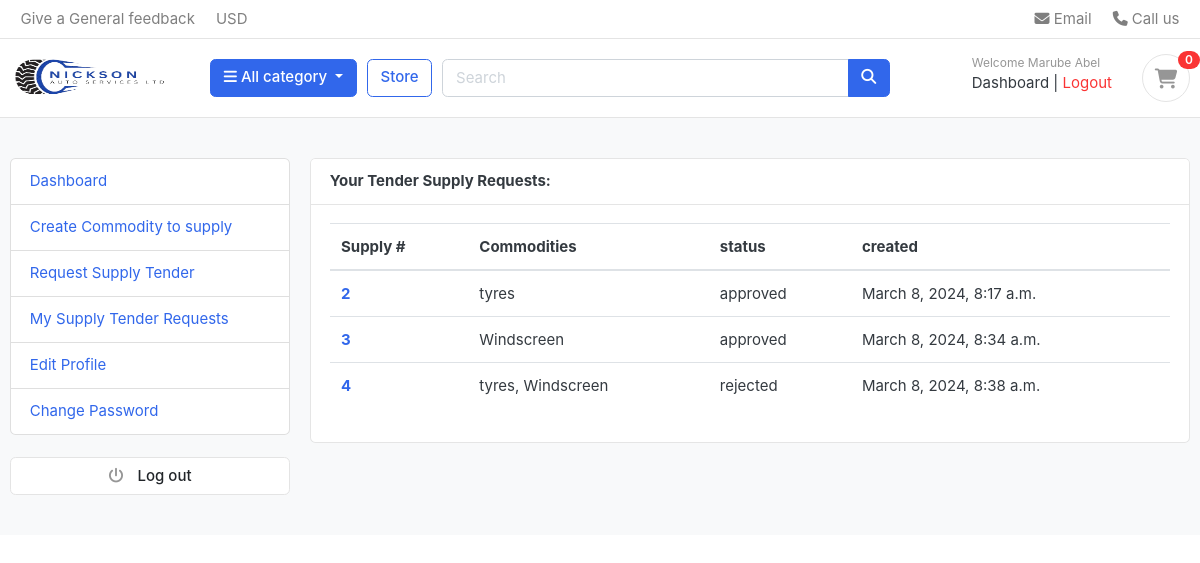
/supplier/supply_requests/ (signed in), run on the app's committed database.
### accounts/models.py (models this page shows, shortened)
class Account(AbstractUser):
    STATUS_CHOICES = [
        ('pending', 'Pending'),
        ('accepted', 'Accepted'),
        ('rejected', 'Rejected'),
    ]
    first_name = models.CharField(max_length=255)
    last_name = models.CharField(max_length=255)
    username = models.CharField(max_length=255, unique=True) # unique=True means that no two users can have the same username
    email = models.EmailField(unique=True) # unique=True means that no two users can have the same email address
    phone_number = models.CharField(max_length=15)
    address = models.CharField(max_length=255, blank=True)
    city = models.CharField(max_length=255, blank=True)
    county = models.CharField(max_length=255, blank=True)
    status = models.CharField(max_length=10, choices=STATUS_CHOICES, default='pending')
    is_vendor = models.BooleanField(default=False)
    USERNAME_FIELD = 'email' # username field
    REQUIRED_FIELDS = ['username', 'first_name', 'last_name'] # required when user is created
    class Meta:
        verbose_name = 'client'
        verbose_name_plural = 'clients'

### supplier/models.py (models this page shows, shortened)
class SupplyRequest(models.Model):
    STATUS_CHOICES = [
        ('pending', 'Pending'),
        ('approved', 'Approved'),
        ('rejected', 'Rejected')
    ]
    supplier = models.ForeignKey(Account, on_delete=models.CASCADE)
    commodities = models.ManyToManyField(Commodity)
    status = models.CharField(max_length=255, choices=STATUS_CHOICES, default='pending')
    created = models.DateTimeField(auto_now_add=True)
    updated = models.DateTimeField(auto_now=True)
    class Meta:
        verbose_name = 'Supply Request'
        verbose_name_plural = 'Supply Requests'

class Commodity(models.Model):
    name = models.CharField(max_length=255)
    available_amount = models.PositiveIntegerField()
    price = models.DecimalField(max_digits=10, decimal_places=2, help_text='Price per each commodity')
    created = models.DateTimeField(auto_now_add=True)
    updated = models.DateTimeField(auto_now=True)
    class Meta:
        verbose_name_plural = 'Commodities'

### supplier/views.py (the view)
# urls.py: path('supply_requests/', views.supply_requests, name='supply_requests'),
@login_required
def supply_requests(request):
    supply_requests = SupplyRequest.objects.filter(supplier=request.user)
    context = {
        'supply_requests': supply_requests
    }
    return render(request, 'supplier/supply_request.html', context)

### feedback/forms.py
class FeedbackForm(forms.ModelForm):
    class Meta:
        model = Feedback
        exclude = ('user',)
    def __init__(self, *args, **kwargs):
        super(FeedbackForm, self).__init__(*args, **kwargs)
        self.fields['message'].widget.attrs['placeholder'] = 'Enter You feedback here'
        for field in self.fields:
            self.fields[field].widget.attrs['class'] = 'form-control'

### carts/context_processors.py (called while the page is built)
def counter(request):
    item_count = 0
    if 'admin' in request.path:
        return {}
    else:
        try:
            cart = Cart.objects.filter(cart_id=_cart_id(request)) # get the cart using the cart_id present in the session
            if request.user.is_authenticated:
                cart_items = CartItem.objects.all().filter(user=request.user)
            else:
                cart_items = CartItem.objects.all().filter(cart=cart[:1]) # get all the cart items using the cart
            for cart_item in cart_items:
                item_count += cart_item.quantity
        except Cart.DoesNotExist:
            item_count = 0
    return dict(item_count=item_count)

### carts/views.py (called while the page is built)
def _cart_id(request):
    cart = request.session.session_key
    if not cart:
        cart = request.session.create()
    return cart

### category/context_processors.py (called while the page is built)
def menu_links(request):
    links = Category.objects.all()
    return dict(links=links)

### feedback/context_processors.py (called while the page is built)
def feedback_form(request):
    feedback_form = None
    if request.user.is_authenticated:
        feedback_form = FeedbackForm()
    elif getattr(settings, 'ALLOW_ANONYMOUS_FEEDBACK', True):
        feedback_form = AnonymousFeedbackForm()
    return {'feedback_form': feedback_form}

### templates/supplier/supply_request.html (shortened to what this page needs)
{% extends 'base.html' %}
{% load static %}
{% block content %}
<section class="section-conten padding-y bg">
  <div class="container">
    <div class="row">
      {% include 'includes/supplier_sidebar.html' %}
      <main class="col-md-9">
        <article class="card">
          <header class="card-header">
            <strong class="d-inline-block mr-3">Your Tender Supply Requests:</strong>
          </header>
          <div class="card-body">
            <div class="row">
              <div class="col-md-12">
                <table class="table table-hover">
                    <thead>
                      <tr>
                        <th scope="col">Supply #</th>
                        <th scope="col">Commodities</th>
                        <th scope="col">status</th>
                        <th scope="col">created</th>
                      </tr>
                    </thead>
                    <tbody>
                        {% for supply in supply_requests %}
                      <tr>
                        <th scope="row"> <a href="{% url 'request_detail' supply.id %}"> {{supply.id}} </a></th>
                        <td>
                            {% for commodity in supply.commodities.all %}
                            {{ commodity.name }}{% if not forloop.last %}, {% endif %}
                          {% endfor %}
                        </td>
                        <td> {{supply.status}} </td>
                        <td> {{supply.created}} </td>
                      </tr>
                      {% endfor %}
                    </tbody>
                  </table>
              </div>
            </div>
          </div>
        </article>
      </main>
    </div>
  </div>
</section>
{% endblock %}

### templates/includes/navbar.html (shortened to what this page needs)
{% load static %}
<header class="section-header">
  <nav class="navbar p-md-0 navbar-expand-sm navbar-light border-bottom">
    <div class="container">
      <div class="collapse navbar-collapse" id="navbarTop4">
        <ul class="navbar-nav mr-auto">
          <li class="nav-item dropdown">
            <a href="{% url 'feedback' %}" class="nav-link">Give a General feedback </a>
          </li>
          <li class="nav-item dropdown">
            <a href="#" class="nav-link"> USD </a>
          </li>
        </ul>
        <ul class="navbar-nav">
          <li>
            <a href="#" class="nav-link">
              <i class="fa fa-envelope"></i> Email
            </a>
          </li>
          <li>
            <a href="#" class="nav-link">
              <i class="fa fa-phone"></i> Call us
            </a>
          </li>
        </ul>
      </div>
    </div>
  </nav>
  <section class="header-main border-bottom">
    <div class="container">
        <div class="row align-items-center">
            <div class="col-lg-2 col-md-3 col-6">
                <a href="{% url 'home' %}" class="brand-wrap">
                    <img class="logo" src="{% static 'images/logo1.png' %}" style="width: 160px;" alt="Logo"/>
                </a>
            </div>
            <div class="col-lg col-sm col-md col-6 flex-grow-0">
                <div class="category-wrap dropdown d-inline-block float-right">
                    <button type="button" class="btn btn-primary dropdown-toggle" data-toggle="dropdown">
                        <i class="fa fa-bars"></i> All category
                    </button>
                </div>
            </div>
            <a href="{% url 'store' %}" class="btn btn-outline-primary">Store</a>
            <div class="col-lg col-md-6 col-sm-12 col">
                <form action="{% url 'search' %}" class="search" method="GET">
                    <div class="input-group w-100">
                        <input type="text" class="form-control" style="width: 60%" placeholder="Search" name="keyword"/>
                        <div class="input-group-append">
                            <button class="btn btn-primary" type="submit">
                                <i class="fa fa-search"></i>
                            </button>
                        </div>
                    </div>
                </form>
            </div>
            <div class="col-lg-3 col-sm-6 col-8 order-2 order-lg-3">
                <div class="d-flex justify-content-end mb-3 mb-lg-0">
                    <div class="widget-header">
                        <div>
                            {% if request.user.is_authenticated %}
                                <small class="title text-muted">Welcome {{ user.first_name }} {{ user.last_name }}</small>
                                {% if request.user.is_vendor == True %}
                                    <a href="{% url 'supplier_dashboard' %}">Dashboard</a>
                                {% else %}
                                    <a href="{% url 'dashboard' %}">Dashboard</a>
                                {% endif %}
                                <span class="dark-transp"> | </span>
                                <a class="text-danger" type="button" href="{% url 'logout' %}">Logout</a>
                            {% else %}
                                <small class="title text-muted">Welcome Guest</small>
                                <a href="{% url 'login' %}">Sign in</a>
                                <span class="dark-transp"> | </span>
                                <a href="{% url 'register' %}">Register</a>
                            {% endif %}
                        </div>
                    </div>
                    <a href="{% url 'cart' %}" class="widget-header pl-3 ml-3">
                        <div class="icon icon-sm rounded-circle border">
                            <i class="fa fa-shopping-cart"></i>
                        </div>
                        <span class="badge badge-pill badge-danger notify">
                            {{ item_count }}
                        </span>
                    </a>
                </div>
            </div>
        </div>
    </div>
</section>
</header>

### static/css/ui.css (style rules this page uses)
html { font-family: "Inter", sans-serif; font-size: 15px; }
.icon-xs, .icon-sm, .icon-md, .icon-lg { display: inline-block; text-align: center; flex-shrink: 0; flex-grow: 0; }
.icon-sm { width: 48px; height: 48px; line-height: 48px !important; font-size: 20px; }
.padding-y { padding-top: 40px; padding-bottom: 40px; }
article:after, .form-group:after { display: block; clear: both; content: ""; }
.bg { background-color: #f8f9fa; }
.header-main { position: relative; padding-top: 1rem; padding-bottom: 1rem; }
.brand-wrap .logo, .navbar-brand .logo { margin-right: 7px; max-height: 42px; display: inline-block; }
.widget-header { display: inline-block; vertical-align: middle; position: relative; }
.widget-header a { color: #343a40; }
.widget-header i { color: #969696; }
.widget-header .title { display: block; }
.widget-header .notify { position: absolute; top: -3px; right: -10px; }
.notify { position: absolute; top: -4px; right: -10px; display: inline-block; padding: 0.25em 0.6em; font-size: 12px; line-height: 1; text-align: center; border-radius: 3rem; color: #fff; background-color: #fa3434; }

### data on the page
Account: first_name "Marube", last_name "Abel"
SupplyRequest: id "2", status "approved", created "March 8, 2024, 8:17 a.m."
Commodity: name "tyres"
SupplyRequest: id "3", status "approved", created "March 8, 2024, 8:34 a.m."
Commodity: name "Windscreen"
SupplyRequest: id "4", status "rejected", created "March 8, 2024, 8:38 a.m."

### other printed values
{{ item_count }} "0"
